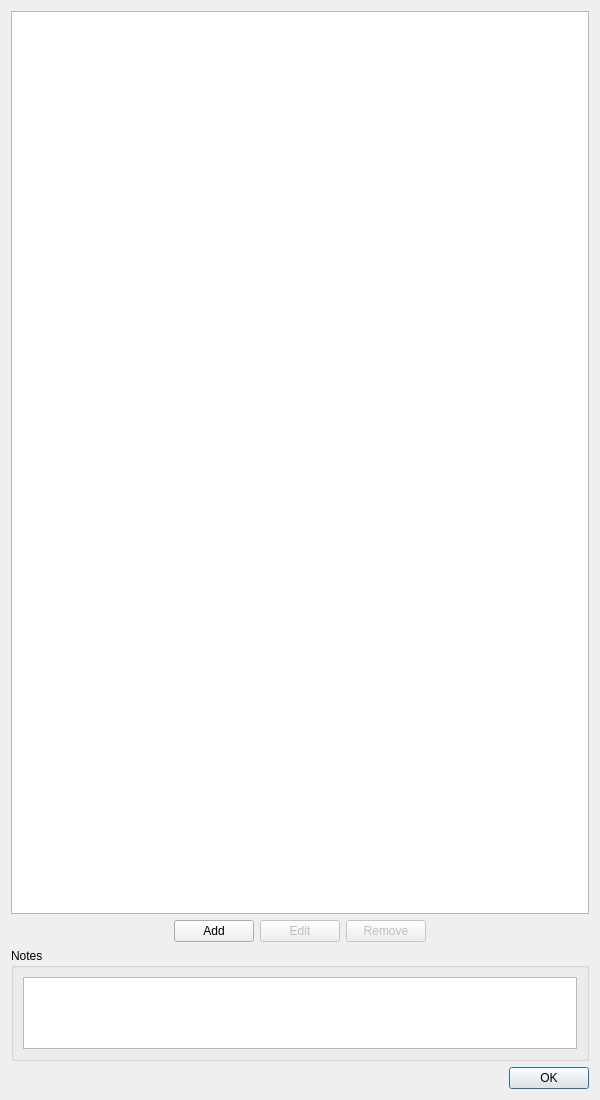
<?xml version="1.0" encoding="UTF-8"?>
<ui version="4.0">
 <class>ModificationsDialog</class>
 <widget class="QDialog" name="ModificationsDialog">
  <property name="geometry">
   <rect>
    <x>0</x>
    <y>0</y>
    <width>600</width>
    <height>1100</height>
   </rect>
  </property>
  <property name="windowTitle">
   <string>Modifications</string>
  </property>
  <layout class="QVBoxLayout" name="verticalLayout_2">
   <item>
    <widget class="QTreeWidget" name="cheatsTreeWidget">
     <property name="sizePolicy">
      <sizepolicy hsizetype="Expanding" vsizetype="Expanding">
       <horstretch>0</horstretch>
       <verstretch>0</verstretch>
      </sizepolicy>
     </property>
     <property name="verticalScrollBarPolicy">
      <enum>Qt::ScrollBarAsNeeded</enum>
     </property>
     <property name="sizeAdjustPolicy">
      <enum>QAbstractScrollArea::AdjustToContentsOnFirstShow</enum>
     </property>
     <property name="sortingEnabled">
      <bool>true</bool>
     </property>
     <property name="headerHidden">
      <bool>true</bool>
     </property>
     <column>
      <property name="text">
       <string>Cheats</string>
      </property>
     </column>
    </widget>
   </item>
   <item>
    <layout class="QHBoxLayout" name="horizontalLayout">
     <item>
      <spacer name="horizontalSpacer_2">
       <property name="orientation">
        <enum>Qt::Horizontal</enum>
       </property>
       <property name="sizeHint" stdset="0">
        <size>
         <width>40</width>
         <height>20</height>
        </size>
       </property>
      </spacer>
     </item>
     <item>
      <widget class="QPushButton" name="addCheatButton">
       <property name="text">
        <string>Add</string>
       </property>
      </widget>
     </item>
     <item>
      <widget class="QPushButton" name="editCheatButton">
       <property name="enabled">
        <bool>false</bool>
       </property>
       <property name="text">
        <string>Edit</string>
       </property>
      </widget>
     </item>
     <item>
      <widget class="QPushButton" name="removeCheatButton">
       <property name="enabled">
        <bool>false</bool>
       </property>
       <property name="text">
        <string>Remove</string>
       </property>
      </widget>
     </item>
     <item>
      <spacer name="horizontalSpacer">
       <property name="orientation">
        <enum>Qt::Horizontal</enum>
       </property>
       <property name="sizeHint" stdset="0">
        <size>
         <width>40</width>
         <height>20</height>
        </size>
       </property>
      </spacer>
     </item>
    </layout>
   </item>
   <item>
    <widget class="QGroupBox" name="groupBox">
     <property name="sizePolicy">
      <sizepolicy hsizetype="Preferred" vsizetype="Minimum">
       <horstretch>0</horstretch>
       <verstretch>0</verstretch>
      </sizepolicy>
     </property>
     <property name="title">
      <string>Notes</string>
     </property>
     <layout class="QVBoxLayout" name="verticalLayout">
      <item>
       <widget class="QPlainTextEdit" name="notesTextEdit">
        <property name="sizePolicy">
         <sizepolicy hsizetype="Expanding" vsizetype="Minimum">
          <horstretch>0</horstretch>
          <verstretch>0</verstretch>
         </sizepolicy>
        </property>
        <property name="minimumSize">
         <size>
          <width>0</width>
          <height>0</height>
         </size>
        </property>
        <property name="sizeAdjustPolicy">
         <enum>QAbstractScrollArea::AdjustToContentsOnFirstShow</enum>
        </property>
        <property name="readOnly">
         <bool>true</bool>
        </property>
       </widget>
      </item>
     </layout>
    </widget>
   </item>
   <item>
    <widget class="QDialogButtonBox" name="buttonBox">
     <property name="orientation">
      <enum>Qt::Horizontal</enum>
     </property>
     <property name="standardButtons">
      <set>QDialogButtonBox::Ok</set>
     </property>
    </widget>
   </item>
  </layout>
 </widget>
 <resources/>
 <connections>
  <connection>
   <sender>buttonBox</sender>
   <signal>accepted()</signal>
   <receiver>ModificationsDialog</receiver>
   <slot>accept()</slot>
   <hints>
    <hint type="sourcelabel">
     <x>248</x>
     <y>254</y>
    </hint>
    <hint type="destinationlabel">
     <x>157</x>
     <y>274</y>
    </hint>
   </hints>
  </connection>
  <connection>
   <sender>buttonBox</sender>
   <signal>rejected()</signal>
   <receiver>ModificationsDialog</receiver>
   <slot>reject()</slot>
   <hints>
    <hint type="sourcelabel">
     <x>316</x>
     <y>260</y>
    </hint>
    <hint type="destinationlabel">
     <x>286</x>
     <y>274</y>
    </hint>
   </hints>
  </connection>
 </connections>
</ui>
